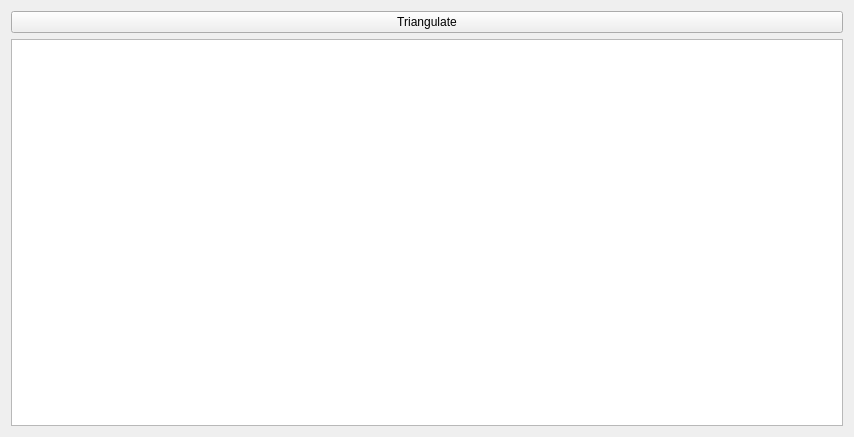
<?xml version="1.0" encoding="UTF-8"?>
<ui version="4.0">
 <class>TriangulationTab</class>
 <widget class="QWidget" name="TriangulationTab">
  <property name="geometry">
   <rect>
    <x>0</x>
    <y>0</y>
    <width>854</width>
    <height>437</height>
   </rect>
  </property>
  <property name="windowTitle">
   <string>Form</string>
  </property>
  <layout class="QVBoxLayout" name="verticalLayout_2">
   <item>
    <layout class="QVBoxLayout" name="verticalLayout">
     <item>
      <widget class="QPushButton" name="runTriangulation">
       <property name="text">
        <string>Triangulate</string>
       </property>
      </widget>
     </item>
     <item>
      <widget class="QListWidget" name="imageListWidget"/>
     </item>
    </layout>
   </item>
  </layout>
 </widget>
 <resources/>
 <connections/>
</ui>
